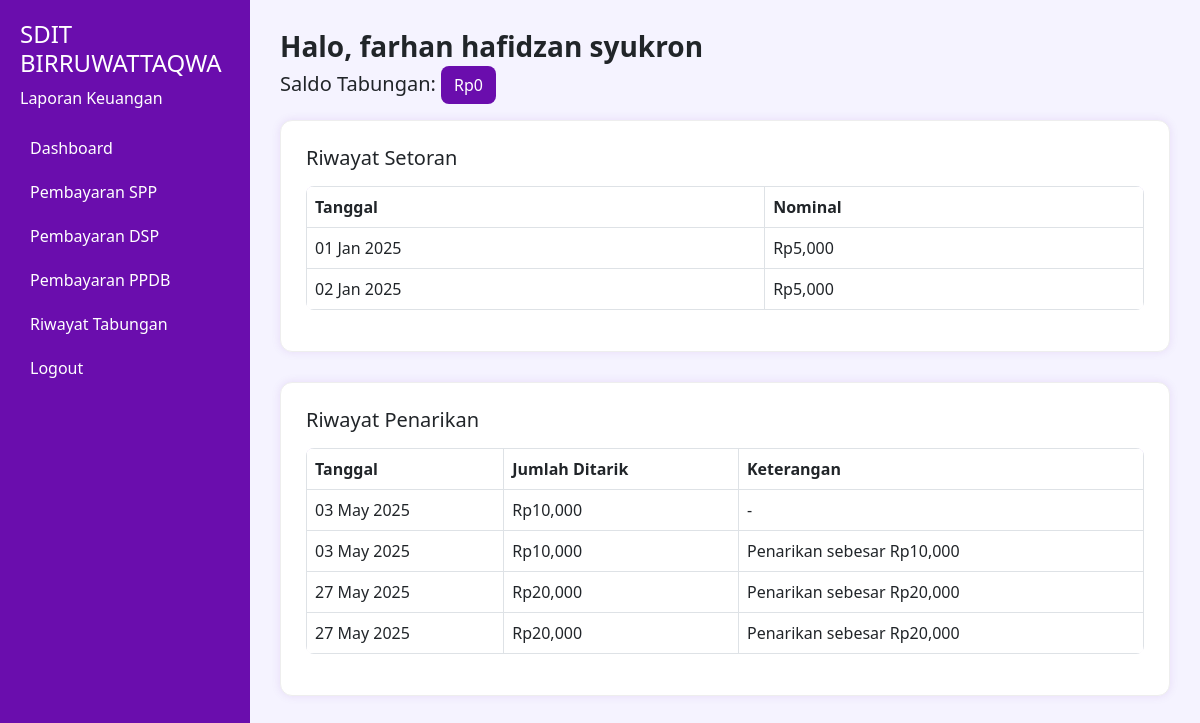
Page /tabungan-siswa/ (signed in) on the earlier database version.
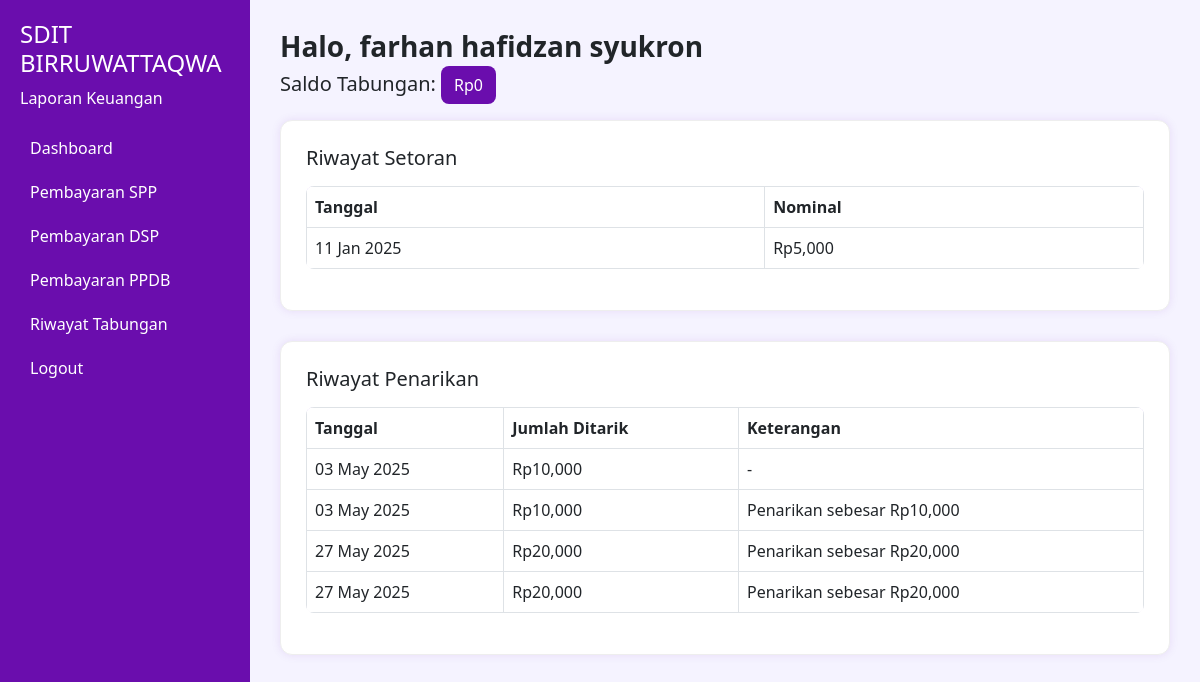
Same page on the later database version.
### keuangan/models.py (models this page shows, shortened)
class TabunganSiswa(models.Model):
    siswa = models.ForeignKey(Siswa, on_delete=models.CASCADE)
    tanggal = models.DateField()
    nominal = models.IntegerField(default=5000)
    tarik = models.BooleanField(default=False)
    is_posted_to_laporan_keuangan = models.BooleanField(default=False) # Tambahkan field ini
    class Meta:
        unique_together = ('siswa', 'tanggal') # Anda bisa mempertimbangkan ('siswa', 'tanggal', 'tarik') jika satu model untuk setor & tarik

class PenarikanTabungan(models.Model):
    siswa = models.ForeignKey(Siswa, on_delete=models.CASCADE)
    tanggal_penarikan = models.DateField(auto_now_add=True)
    jumlah_ditarik = models.IntegerField()
    keterangan = models.TextField(blank=True, null=True)
    is_posted_to_laporan_keuangan = models.BooleanField(default=False) # Tambahkan field ini

### keuangan/views.py (the view)
# urls.py: path('tabungan-siswa/', views.tabungan_siswa_view, name='tabungan_siswa'),
@login_required
def tabungan_siswa_view(request):
    siswa = getattr(request.user, 'siswa', None)
    if not siswa:
        return redirect('dashboard')  # atau sesuaikan dengan redirect lain
    tabungan_masuk = TabunganSiswa.objects.filter(siswa=siswa, tarik=False)
    penarikan = PenarikanTabungan.objects.filter(siswa=siswa)
    total_setoran = sum(t.nominal for t in tabungan_masuk)
    total_penarikan = sum(p.jumlah_ditarik for p in penarikan)
    saldo = max(total_setoran - total_penarikan, 0)
    context = {
        'siswa': siswa,
        'tabungan_masuk': tabungan_masuk,
        'penarikan': penarikan,
        'saldo': saldo,
    }
    return render(request, 'keuangan/siswa/tabungan_siswa.html', context)

### keuangan/templates/keuangan/siswa/tabungan_siswa.html (shortened to what this page needs)
{% load humanize %}
{% load static %}
<!DOCTYPE html>
<html lang="id">
<head>
  <link href="https://cdn.jsdelivr.net/npm/bootstrap@5.3.0/dist/css/bootstrap.min.css" rel="stylesheet">
</head>
<body>
<div class="sidebar">
  <h4>SDIT BIRRUWATTAQWA</h4>
  <p>Laporan Keuangan</p>
  <a href="#">Dashboard</a>
  <a href="{% url 'tagihan_spp' %}">Pembayaran SPP</a>
  <a href="{% url 'dsp_siswa_detail' %}">Pembayaran DSP</a>
  <a href="{% url 'siswa_ppdb_detail' %}">Pembayaran PPDB</a>
  <a href="{% url 'tabungan_siswa' %}">Riwayat Tabungan</a>
  <a href="{% url 'logout' %}">Logout</a>
</div>
<div class="main-content">
  <div class="mb-4">
    <h3 class="fw-bold">Halo, {{ siswa.nama }}</h3>
    <h5>Saldo Tabungan:
      <span class="badge-saldo">Rp{{ saldo|intcomma }}</span>
    </h5>
  </div>
  <div class="card-box">
    <h5 class="mb-3">Riwayat Setoran</h5>
    <div class="table-responsive">
      <table class="table table-custom table-bordered">
        <thead>
          <tr>
            <th>Tanggal</th>
            <th>Nominal</th>
          </tr>
        </thead>
        <tbody>
          {% for t in tabungan_masuk %}
          <tr>
            <td>{{ t.tanggal|date:"d M Y" }}</td>
            <td>Rp{{ t.nominal|intcomma }}</td>
          </tr>
          {% empty %}
          <tr><td colspan="2" class="text-center text-muted-empty">🔍 Belum ada setoran</td></tr>
          {% endfor %}
        </tbody>
      </table>
    </div>
  </div>
  <div class="card-box">
    <h5 class="mb-3">Riwayat Penarikan</h5>
    <div class="table-responsive">
      <table class="table table-custom table-bordered">
        <thead>
          <tr>
            <th>Tanggal</th>
            <th>Jumlah Ditarik</th>
            <th>Keterangan</th>
          </tr>
        </thead>
        <tbody>
          {% for p in penarikan %}
          <tr>
            <td>{{ p.tanggal_penarikan|date:"d M Y" }}</td>
            <td>Rp{{ p.jumlah_ditarik|intcomma }}</td>
            <td>{{ p.keterangan|default:"-" }}</td>
          </tr>
          {% empty %}
          <tr><td colspan="3" class="text-center text-muted-empty">📭 Belum ada penarikan</td></tr>
          {% endfor %}
        </tbody>
      </table>
    </div>
  </div>
</div>
</body>
</html>

Differences in the rows shown:
removed TabunganSiswa: tanggal "01 Jan 2025", nominal "5,000"
removed TabunganSiswa: tanggal "02 Jan 2025", nominal "5,000"
added TabunganSiswa: tanggal "11 Jan 2025", nominal "5,000"
